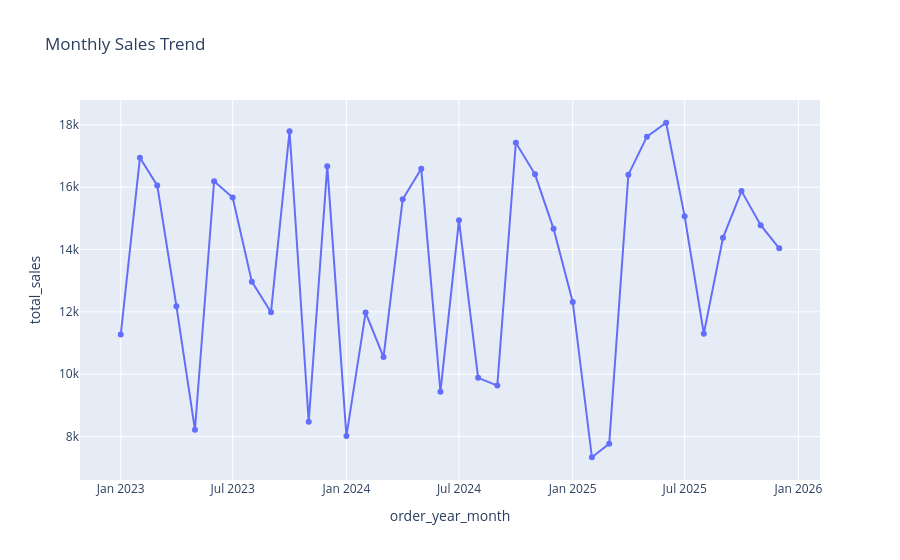

Source (notebook cell):
### Code cell
fig = px.line(
    monthly_sales,
    x="order_year_month",
    y="total_sales",
    markers=True,
    title="Monthly Sales Trend",
)

fig.show()

### Figure 1 — Plotly figure (JSON) as saved in the notebook; plotly's stock layout.template omitted (floating-point values rounded to 4 significant figures)
{"data": [{"hovertemplate": "order_year_month=%{x}<br>total_sales=%{y}<extra></extra>", "legendgroup": "", "line": {"color": "#636efa", "dash": "solid"}, "marker": {"symbol": "circle"}, "mode": "lines+markers", "name": "", "orientation": "v", "showlegend": false, "type": "scatter", "x": ["2023-01", "2023-02", "2023-03", "2023-04", "2023-05", "2023-06", "2023-07", "2023-08", "2023-09", "2023-10", "2023-11", "2023-12", "2024-01", "2024-02", "2024-03", "2024-04", "2024-05", "2024-06", "2024-07", "2024-08", "2024-09", "2024-10", "2024-11", "2024-12", "2025-01", "2025-02", "2025-03", "2025-04", "2025-05", "2025-06", "2025-07", "2025-08", "2025-09", "2025-10", "2025-11", "2025-12"], "xaxis": "x", "y": [11280.0, 16940.0, 16060.0, 12180.0, 8218.0, 16190.0, 15670.0, 12970.0, 11990.0, 17790.0, 8475.0, 16670.0, 8015.0, 11980.0, 10550.0, 15620.0, 16590.0, 9435.0, 14940.0, 9884.0, 9636.0, 17430.0, 16410.0, 14660.0, 12320.0, 7337.0, 7772.0, 16400.0, 17620.0, 18070.0, 15070.0, 11300.0, 14380.0, 15870.0, 14780.0, 14040.0], "yaxis": "y"}], "layout": {"legend": {"tracegroupgap": 0}, "title": {"text": "Monthly Sales Trend"}, "xaxis": {"anchor": "y", "domain": [0, 1], "title": {"text": "order_year_month"}}, "yaxis": {"anchor": "x", "domain": [0, 1], "title": {"text": "total_sales"}}}}
